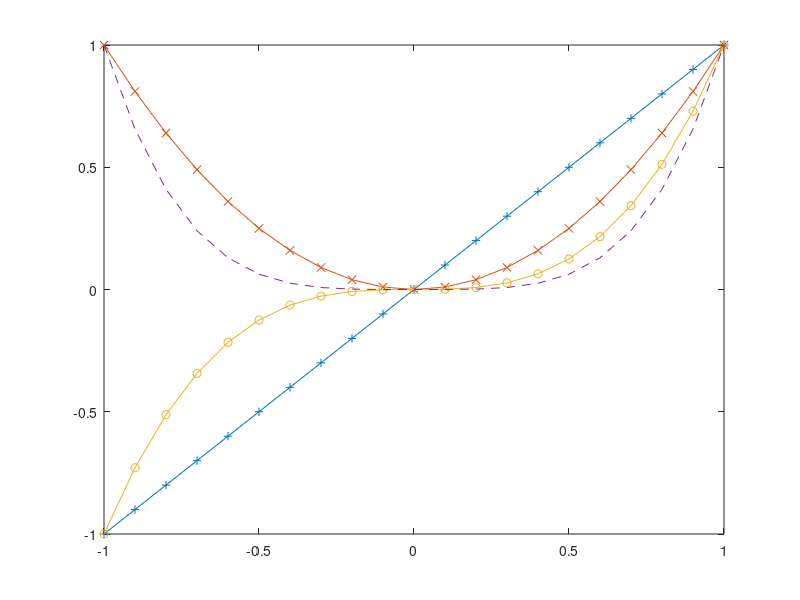

Source code (MATLAB):
% mygraphs
% plots the graphs of x, x^2, x^3, and x^4
% on the inetrval [-1 ,1]

% fix the domain and evaluation points
x = -1:.1:1;

% calculate powers
% x1 is just x
x2 = x.^2;
x3 = x.^3;
x4 = x.^4;

% plot each of the graphs
plot(x, x, '+-', x, x2, 'x-', x, x3, 'o-', x, x4, '--')